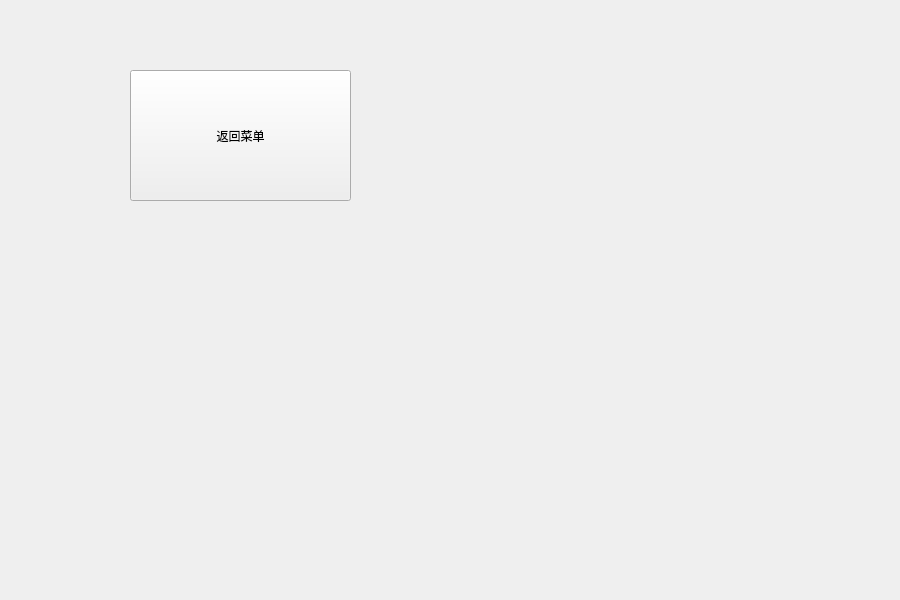
<?xml version="1.0" encoding="UTF-8"?>
<ui version="4.0">
 <class>WidgetTest</class>
 <widget class="QWidget" name="WidgetTest">
  <property name="geometry">
   <rect>
    <x>0</x>
    <y>0</y>
    <width>900</width>
    <height>600</height>
   </rect>
  </property>
  <property name="minimumSize">
   <size>
    <width>900</width>
    <height>600</height>
   </size>
  </property>
  <property name="maximumSize">
   <size>
    <width>900</width>
    <height>600</height>
   </size>
  </property>
  <property name="windowTitle">
   <string>Form</string>
  </property>
  <widget class="QPushButton" name="pushButton">
   <property name="geometry">
    <rect>
     <x>130</x>
     <y>70</y>
     <width>221</width>
     <height>131</height>
    </rect>
   </property>
   <property name="text">
    <string>返回菜单</string>
   </property>
  </widget>
 </widget>
 <resources/>
 <connections/>
</ui>
